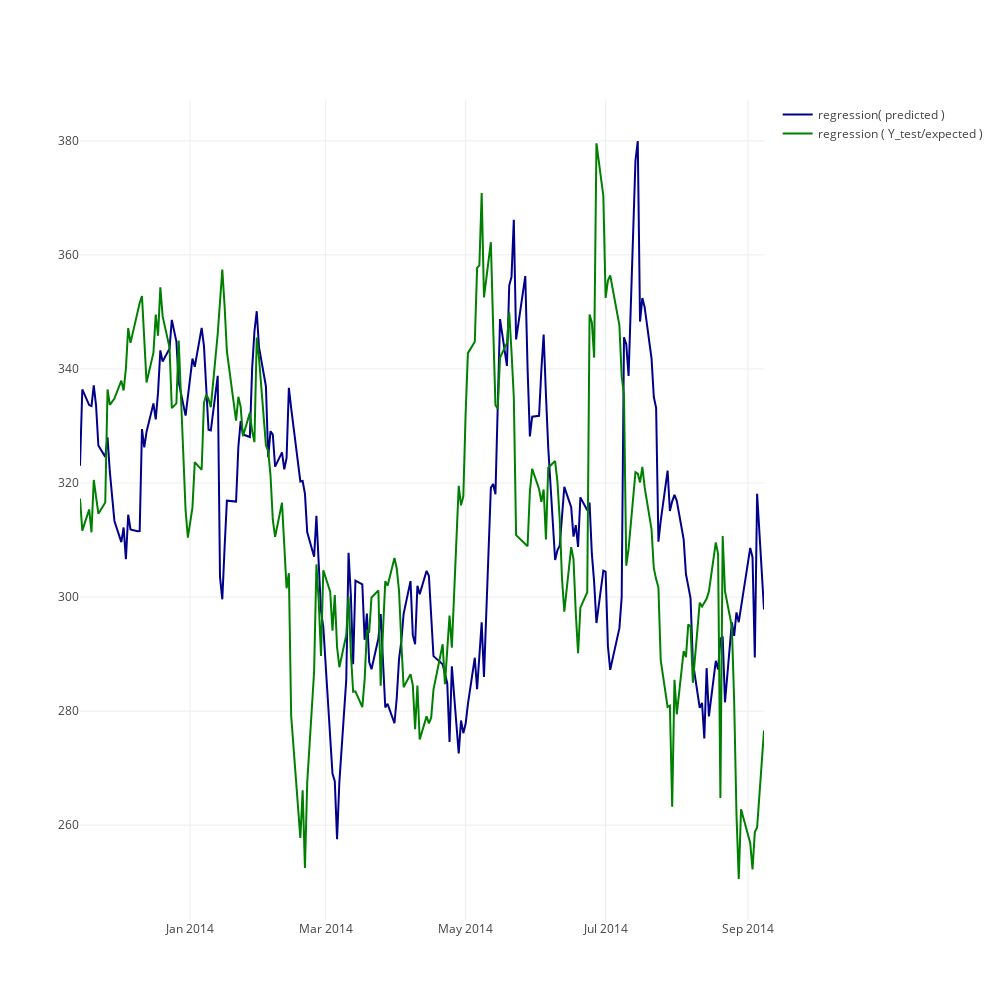

Here is the notebook cell this chart was saved with:
### Code cell
trace1 = go.Scatter(dict(line=dict(color='darkblue'),
                      x=df.index,
                      y=clf.predict(X_test),
                      name='regression( predicted )'))

trace2 = go.Scatter(dict(line=dict(color='green'),
                      x=df.index,
                      y=y_test.flatten(),
                      name='regression ( Y_test/expected )'))



layout = go.Layout(width=1000,height=1000,xaxis=dict(ticks='', showticklabels=True,
                              zeroline=False),
                   yaxis=dict(ticks='', showticklabels=True,
                              zeroline=False),
                   showlegend=True)

fig = go.Figure(data=[trace1, trace2], layout=layout)

iplot(fig)

### Figure 1 — Plotly figure (JSON) as saved in the notebook; plotly's stock layout.template omitted (floating-point values rounded to 4 significant figures; data arrays with more than 128 entries replaced by an {"elided": "..."} marker saying what was removed)
{"data": [{"line": {"color": "darkblue"}, "name": "regression( predicted )", "type": "scatter", "uid": "5f503c64-d20c-11e8-98be-acde48001122", "x": {"elided": "1240 str values"}, "y": {"elided": "204 float values"}}, {"line": {"color": "green"}, "name": "regression ( Y_test/expected )", "type": "scatter", "uid": "5f503dcc-d20c-11e8-8128-acde48001122", "x": {"elided": "1240 str values"}, "y": {"elided": "204 float values"}}], "layout": {"height": 1000, "showlegend": true, "width": 1000, "xaxis": {"showticklabels": true, "ticks": "", "zeroline": false}, "yaxis": {"showticklabels": true, "ticks": "", "zeroline": false}}}
